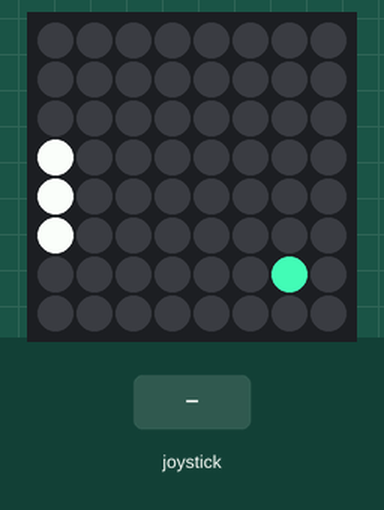
A program run on a simulated Raspberry Pi (BCM pin numbers) with a Sense HAT. Parts: the Sense HAT's 8×8 RGB LED matrix. Inputs (shaded band) come from the test bench.

Above: at 0.9 s.
1.3 s: joystick pushed up
At 1.65 s:
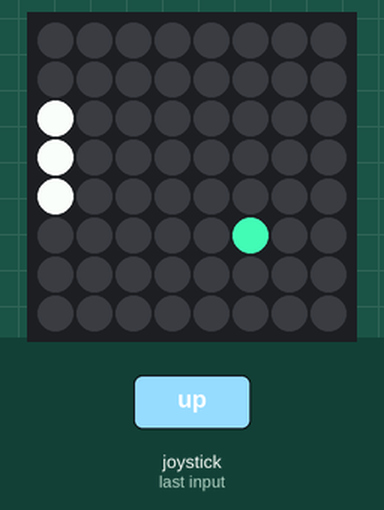
3.7 s: joystick pushed down
At 3.91 s:
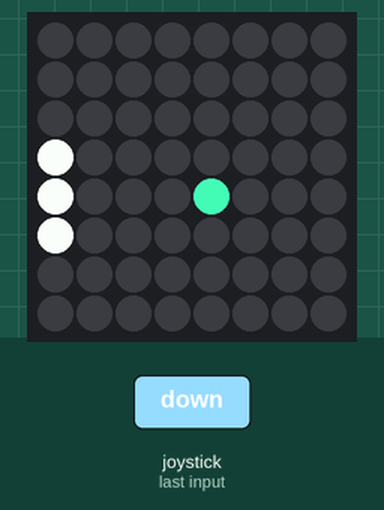
6.7 s: joystick pushed down
At 6.92 s:
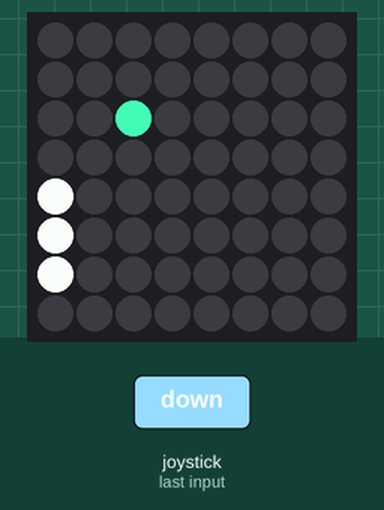
9.0 s: joystick pushed down
At 9.19 s:
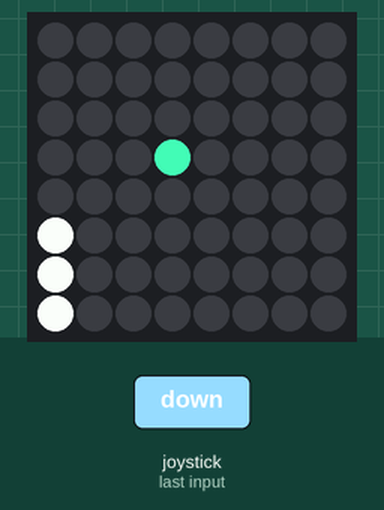
11.3 s: joystick pushed up
At 11.45 s:
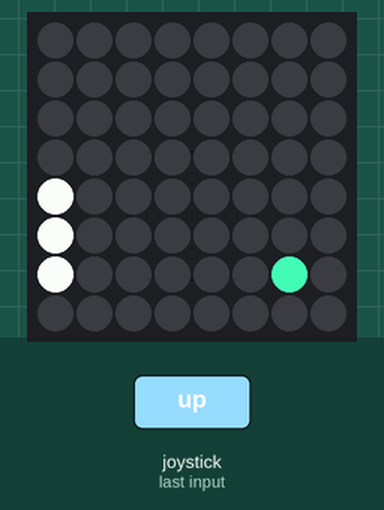
14.3 s: joystick pushed down
At 14.46 s:
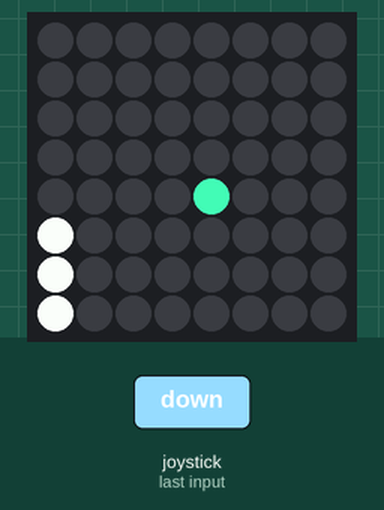
Timing chart, 0 to 17.3 s (numbered marks = the images above; inputs shaded):
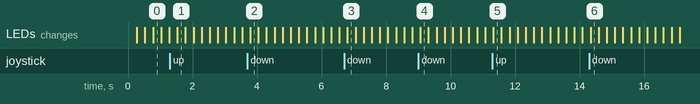

The program:

reeeeee.py
```python
from sense_hat import SenseHat
sense = SenseHat()

from time import sleep

white = (255, 255, 255)
teal = (66, 244, 182)

bat_y = 4
ball_position = [3, 3]
ball_velocity = [1, 1]

def draw_bat():
    sense.set_pixel(0, bat_y, white)
    sense.set_pixel(0, bat_y + 1, white)
    sense.set_pixel(0, bat_y - 1, white)

def draw_ball():
    sense.set_pixel(ball_position[0], ball_position[1], teal)
    ball_position[0] += ball_velocity[0]
    if ball_position[0] == 7 or ball_position[0] == 0:
        ball_velocity[0] = -ball_velocity[0]
    ball_position[1] += ball_velocity[1]
    if ball_position[1] == 7 or ball_position[1] == 0:
         ball_velocity[1] = -ball_velocity[1]

def move_up(event):
    global bat_y
    if event.action == 'pressed' and bat_y > 1:
        bat_y -= 1
sense.stick.direction_up = move_up

def move_down(event):
    global bat_y
    if event.action == 'pressed' and bat_y < 6:
        bat_y += 1
sense.stick.direction_down = move_down

while True:
    sense.clear(0, 0, 0)
    draw_bat()
    draw_ball()
    sleep(0.25)
```

Measured:
- after the input at 1.3 s, the LEDs: change after 0.23 s (image 1)
- after the input at 3.7 s, the LEDs: change after 0.09 s (image 2)
- after the input at 6.7 s, the LEDs: change after 0.10 s (image 3)
- after the input at 9.0 s, the LEDs: change after 0.06 s (image 4)
- after the input at 11.3 s, the LEDs: change at once (image 5)
- after the input at 14.3 s, the LEDs: change at once (image 6)
